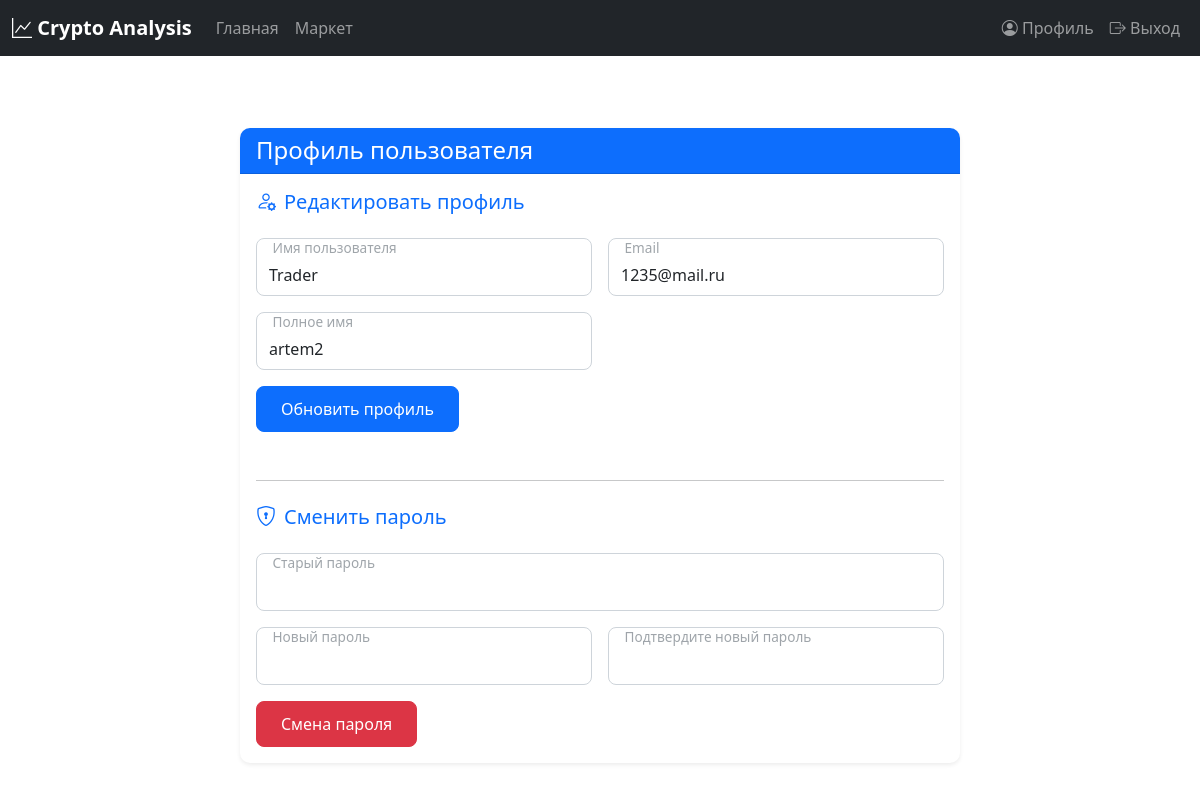
The page /profile (signed in) on the database its author committed.
### app.py (models this page shows, shortened)
class User(UserMixin, db.Model):
    id = db.Column(db.Integer, primary_key=True)
    username = db.Column(db.String(80), unique=True, nullable=False)
    email = db.Column(db.String(120), unique=True, nullable=False)
    password_hash = db.Column(db.String(128))
    role = db.Column(db.String(20), nullable=False)
    full_name = db.Column(db.String(100))
    last_login = db.Column(db.DateTime)

### app.py (the view, shortened to what this page needs)
@app.route('/profile', methods=['GET', 'POST'])
@login_required
def profile():
    form = UserEditForm(obj=current_user)
    password_form = PasswordChangeForm()
    return render_template('profile.html', form=form, password_form=password_form)

### app.py
class UserEditForm(FlaskForm):
    username = StringField('Имя пользователя', validators=[DataRequired(), Length(min=4, max=20)])
    email = StringField('Email', validators=[DataRequired(), Email()])
    role = SelectField('Роль', choices=[('admin', 'Admin'), ('trader', 'Trader'), ('analyst', 'Analyst')])
    full_name = StringField('Полное имя', validators=[DataRequired()])
    submit = SubmitField('Обновить профиль')

class PasswordChangeForm(FlaskForm):
    old_password = PasswordField('Старый пароль', validators=[DataRequired()])
    new_password = PasswordField('Новый пароль', validators=[DataRequired(), Length(min=6)])
    confirm_password = PasswordField('Подтвердите новый пароль',
                                     validators=[DataRequired(), EqualTo('new_password')])
    submit = SubmitField('Смена пароля')

### app.py (called while the page is built)
@login_manager.user_loader
def load_user(user_id):
    return User.query.get(int(user_id))

### templates/profile.html (shortened to what this page needs)
{% extends "base.html" %}
{% block content %}
<div class="container py-5">
  <div class="row">
    <div class="col-lg-8 mx-auto">
      <div class="card shadow-sm">
        <div class="card-header bg-primary text-white">
          <h2 class="h4 mb-0">Профиль пользователя</h2>
        </div>
        <div class="card-body">
          <div class="profile-section mb-5">
            <h3 class="h5 mb-4 text-primary">
              <i class="bi bi-person-gear me-2"></i>Редактировать профиль
            </h3>
            <form method="POST">
              <div class="row g-3">
                <div class="col-md-6">
                  <div class="form-floating">
                    {{ form.username(class="form-control", id="username") }}
                    <label for="username">{{ form.username.label.text }}</label>
                  </div>
                </div>
                <div class="col-md-6">
                  <div class="form-floating">
                    {{ form.email(class="form-control", id="email") }}
                    <label for="email">{{ form.email.label.text }}</label>
                  </div>
                </div>
                <div class="col-md-6">
                  <div class="form-floating">
                    {{ form.full_name(class="form-control", id="full_name") }}
                    <label for="full_name">{{ form.full_name.label.text }}</label>
                  </div>
                </div>
                <div class="col-12 mt-3">
                  {{ form.submit(class="btn btn-primary px-4") }}
                </div>
              </div>
            </form>
          </div>
          <hr class="my-4">
          <div class="password-section">
            <h3 class="h5 mb-4 text-primary">
              <i class="bi bi-shield-lock me-2"></i>Сменить пароль
            </h3>
            <form method="POST" action="{{ url_for('change_password') }}">
              <div class="row g-3">
                <div class="col-md-12">
                  <div class="form-floating">
                    {{ password_form.old_password(class="form-control", id="old_password") }}
                    <label for="old_password">{{ password_form.old_password.label.text }}</label>
                  </div>
                </div>
                <div class="col-md-6">
                  <div class="form-floating">
                    {{ password_form.new_password(class="form-control", id="new_password") }}
                    <label for="new_password">{{ password_form.new_password.label.text }}</label>
                  </div>
                </div>
                <div class="col-md-6">
                  <div class="form-floating">
                    {{ password_form.confirm_password(class="form-control", id="confirm_password") }}
                    <label for="confirm_password">{{ password_form.confirm_password.label.text }}</label>
                  </div>
                </div>
                <div class="col-12 mt-3">
                  {{ password_form.submit(class="btn btn-danger px-4") }}
                </div>
              </div>
            </form>
          </div>
        </div>
      </div>
    </div>
  </div>
</div>
{% endblock %}

### static/static/styles.css (style rules this page uses)
body { background-color: #f8f9fa; font-family: -apple-system, BlinkMacSystemFont, 'Segoe UI', Roboto, 'Helvetica Neue', Arial, sans-serif; color: #212529; }
.card { box-shadow: 0 0.15rem 1.75rem rgba(33, 40, 50, 0.15); border: none; border-radius: 0.5rem; }
.card-header { font-weight: 500; background-color: #fff; border-bottom: 1px solid #dee2e6; }
.card-header:first-child { border-radius: 0.5rem 0.5rem 0 0; }
.mb-0 { margin-bottom: 0 !important; }

### templates/profile.html (style rules this page uses)
.card { border-radius: 10px; overflow: hidden; border: none; }
.form-control, .form-select { border-radius: 8px; padding: 12px; border: 1px solid #ced4da; }
.form-floating label { padding: 0.8rem 1rem; color: #6c757d; }
.form-floating > .form-control:focus ~ label, .form-floating > .form-control:not(:placeholder-shown) ~ label, .form-floating > .form-select ~ label { transform: scale(0.85) translateY(-0.9rem) translateX(0.15rem); }
.btn { border-radius: 8px; padding: 10px 20px; font-weight: 500; transition: all 0.3s ease; }
.btn-danger { background-color: #dc3545; border-color: #dc3545; }

### rows shown on the page
User: username "Trader", email "1235@mail.ru", full_name "artem2"
